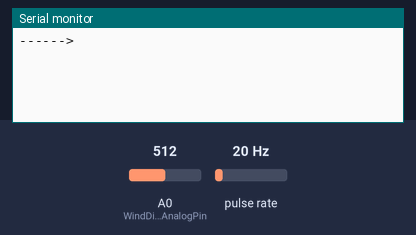
A sketch run on a simulated Arduino Uno, built with avr-gcc and run on an emulated ATmega328P. Shown: the last lines printed to the serial monitor. Wiring (inferred from the names in the program): pulse sensor: data pin 2. The inputs (shaded band) are chosen by the test bench; at power-on: pulse rate 20 Hz, A0 (WindDirectionAnalogPin) = 512.

Above: at 1.2 s.
1.3 s: pulse rate (sensor on pin 2) set to 4 Hz
At 6.3 s:
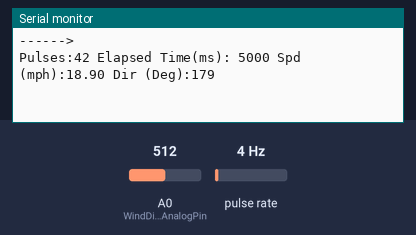
11.5 s: A0 (WindDirectionAnalogPin) set to 716
At 12.4 s:
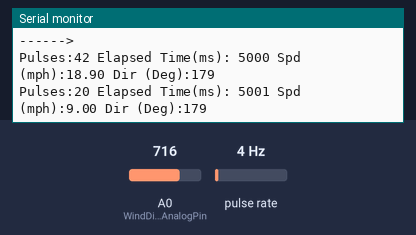
13.0 s: pulse rate (sensor on pin 2) set to 50 Hz
14.5 s: A0 (WindDirectionAnalogPin) set to 900
At 16.4 s:
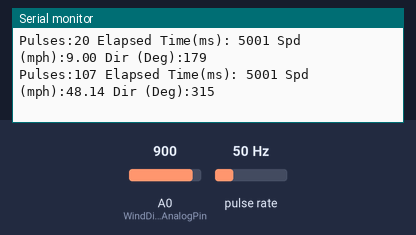

Measured:
- after the input at 1.3 s, the serial monitor: prints a new line after 3.7 s (image 1)
- after the input at 14.5 s, the serial monitor: prints a new line after 0.50 s (image 3)

The sketch:

Davis_Wind_Vane.ino
```cpp
/*
Davis Instruments DS7911 Anemometer

In this circuit, we will sample the wind direction and wind speed from the
Davis Instruments DS7911 Anemometer every 5 seconds.  Referenced code adds more
features such as saving/recalling calibration to available EEPROM.  These
sketches utilize the Serial output for information display.  Feel free to get
creative and use a LCD instead!

The PDF documentation for the DS7911 has the Red wire to Ground.  Be aware
of the wire mapping.

The millis() will eventually wrap around if the sketch is running for a long
period of time.  There will be an odd reading when this happens as a result
of the sample time span going negative for one sample.  We will also drop a
pulse.  See the interrupt function.

Experiment on ways you can improve this code and/or integrate with
other sensors!  Do your other sensors need interrupts?  Will turning
off/on all the interrupts cause trouble with your other sensors that need
them?  Welcome to the race and meet our friend race conditions!

Parts
  (1)  KIT-12001          : SparkFun             : SparkFun Inventor's Kit V3 https://www.sparkfun.com/products/12001
  (2)  DS7911             : Davis Instruments    : http://www.davisnet.com/product_documents/weather/spec_sheets/7911_SS.pdf
  (3)  Arduino IDE        : Arduino              : http://arduino.cc/en/Main/Software
                                                   http://www.arduino.cc
References
  (1)
    Comparison : https://learn.sparkfun.com/tutorials/redboard-vs-uno/all
    Vital data : ATmega328
  (2)
    Manual     : http://www.davisnet.com/product_documents/weather/spec_sheets/7911_SS.pdf (2/26/2013: Davis Instruments, Rev. G)
    Wiring     : https://code.google.com/p/arduwind/downloads/list (May 2011, Jan 2012: Thierry Brunet de Courssou)
    Wiring     : http://www.emesystems.com/OL2wind.htm (2007: Electronically Monitored Systems)
    Code       : https://code.google.com/p/arduwind/source/browse/trunk/ArduWind.ino
                 (May 2011, Jan 2012: Thierry Brunet de Courssou)
    Code       : http://www.qsl.net/on7eq/projects/arduino_davis.htm (Jan 2012: Jean-Jacques DE REY; ON7EQ)
  (3):
    Interrupts :
      http://arduino.cc/en/Reference/AttachInterrupt
        Explains interrupt to digital pin mapping
    Internal pull up resistor:
      http://arduino.cc/en/Reference/Constants
        Used to silence noise on the wind speed contact closure to ground
        signal.  Also borrowed debounce code.

Requirements

  This sketch requires the use of an interrupt.  On the Arduino Uno,
  this limits access to GPIO 2 and 3 for interrupts 0 and 1.  See
  AttachInterrupts link above for pin assignments on various boards.

  Do not apply a direct power source to the wind instrument.  This
  may damage it.   Use the low power sources from the Arduino.

Hardware Connections

  DS7911

    Black  : Wind speed contact closure to ground
    Red    : Ground
    Green  : Wind direction pot wiper (20K ohms potentiometer)
    Yellow : Pot supply voltage

  DS7911 to Breadboard

    Yellow  to j27
    Green   to j28
    Red     to j29
    Black   to j30

  RedBoard to Breadboard

    +5V     to BB+
    GND     to BB-
    BB+     to f27
    A0      to f28
    BB-     to f29
    GPIO2   to f30

Changes
  20140308: 1.1 clean up and put into a tutorial like format
  20140308: 1.0 initial version

This sketch was written by Rob Cermak,
with lots of help from the Arduino community
and adapted from sketches and other information
published on the internet.

This code is completely free for any use.

Version 1.1 20140308 JRC
*/

// Define PINs before setup()

int WindSpeedInterrupt = 0;         // Uno: Interrupt 0 = GPIO 2
int WindSpeedPin = 2;               // GPIO 2 = Interrupt 0
int WindDirectionAnalogPin = 0;     // A0

// Define storage variables

// Special variables for the interrupt function
// One to tally the pulses and one used as a timeout
// to debounce the reed switch.
volatile long windspeedcounter = 0;
volatile long ContactTime = 0;

// Variables to compute the wind speed and
// wind direction.  We will copy data into
// them before performing calculations.
int winddirectioninputvalue = 0;
int winddirection = 0;
long windspeedct = 0;
long lastreadspeed = millis();
long elapsedtime = 0;
long timenow = 0;
float windspeed = 0.0;

void setup()
{
  // Set up GPIO (digital pin) for INPUT with the internal pull up
  // resistor to help quiet the noise on the digital signal
  pinMode(WindSpeedPin, INPUT_PULLUP);

  // Initialize Serial output to display information
  Serial.begin(9600);
  Serial.println("------>");

  // End of setup, initialize final variables going
  // into the main loop()

  // Seed the debounce timer with current time
  ContactTime = millis();

  // Connect the interrupt up to the function that
  // counds the wind speed switch closure pulses.  We
  // choose FALLING as the signal is pulled up HIGH
  // with the pull up resistor.  When the switch is
  // closed, the signal is pulled down.
  attachInterrupt(WindSpeedInterrupt, WindSpeedCounter, FALLING);
  lastreadspeed = millis();

}

void loop()
{
  // Wait 5 seconds to collect data
  delay(5000);

  // Read Wind Direction from Analog Pin
  // We use the Arduino math operation map to turn the
  // analog signal from 0 to 1023 and linearly map it to
  // the degree range of 0 to 359.  As the wind vane turns
  // the resistance is varied.  Fortunately, it is a linear
  // response.
  // Using a 5V signal:
  //   North ~ 0V   or 0    or 0   degrees
  //   South ~ 2.5V or 512  or 180 degrees
  winddirectioninputvalue = analogRead(WindDirectionAnalogPin);
  winddirection = map(winddirectioninputvalue, 0, 1023, 0, 359);

  // Read Wind Speed
  //   Computed from accumulated pulses and elapsed time
  //   Wind Speed (mph) = Pulses * (2.25 / Elapsed time in Seconds)

  // We turn interrupts off to capture the number of pulses
  // in the time interval.  We temporarily store this
  // for calculation later.  We clear the variable and turn
  // the interrupts back on to capture more data.   We also
  // calcuate the time span between readings and update the
  // time keeping variable (lastreadspeed).
  // Do we lose data while we have the interrupts off? Yes!
  // If we don't turn the interrupts off, we may get an additional
  // pulse or so in our calculation!
  // It also takes time to capture the data as well.  We
  // assume here that things are moving quickly enough to be
  // as accurate as possible.

  // Turn interrupts off
  noInterrupts();

  // Get the elapsed time and update the time keeping
  // variable
  timenow = millis();
  elapsedtime = timenow - lastreadspeed;
  lastreadspeed = millis();

  // Get a copy of the number of pulses and zero
  // out the counter
  windspeedct = windspeedcounter;
  windspeedcounter = 0;

  // Turn interrupts back on -- collect data!
  interrupts();

  // Display the number of pulses we collected
  Serial.print("Pulses:");
  Serial.print(windspeedct);

  // Display elapsed time between samples
  // I've noted about 1 to 2 ms is needed to
  // collect data.  Elapsed time is around 5001
  // or 5002 ms.
  Serial.print(" Elapsed Time(ms):");
  Serial.print(" ");
  Serial.print(elapsedtime);

  // Compute the wind speed using the formula from
  // the sensor manual
  windspeed = windspeedct * (2.25 / (elapsedtime / 1000.0));

  // Display the wind speed
  Serial.print(" Spd (mph):");
  Serial.print(windspeed);

  // Display the wind direction
  Serial.print(" Dir (Deg):");
  Serial.println(winddirection);
}

// This function is called an Interrupt Service Routine (ISR),
// it is run each time the interrupt occurs.
// It is a very good idea to keep this small and
// compact so the routine runs very fast to allow
// control to go back to the main loop().

// Collect wind speed pulses from the anemometer
void WindSpeedCounter()
{
  // Debounce code: If we see a signal that is faster than 15ms
  // per pulse, ignore it.  NOTE: if this program runs for a long
  // period of time, a pulse will be dropped when millis() time
  // wraps around.

  // 15 ms allows for capture of wind up to 150 kph (93.2 mph).
  if ((millis() - ContactTime) > 15 ) {
    windspeedcounter++;
    ContactTime = millis();
  }
}
```
